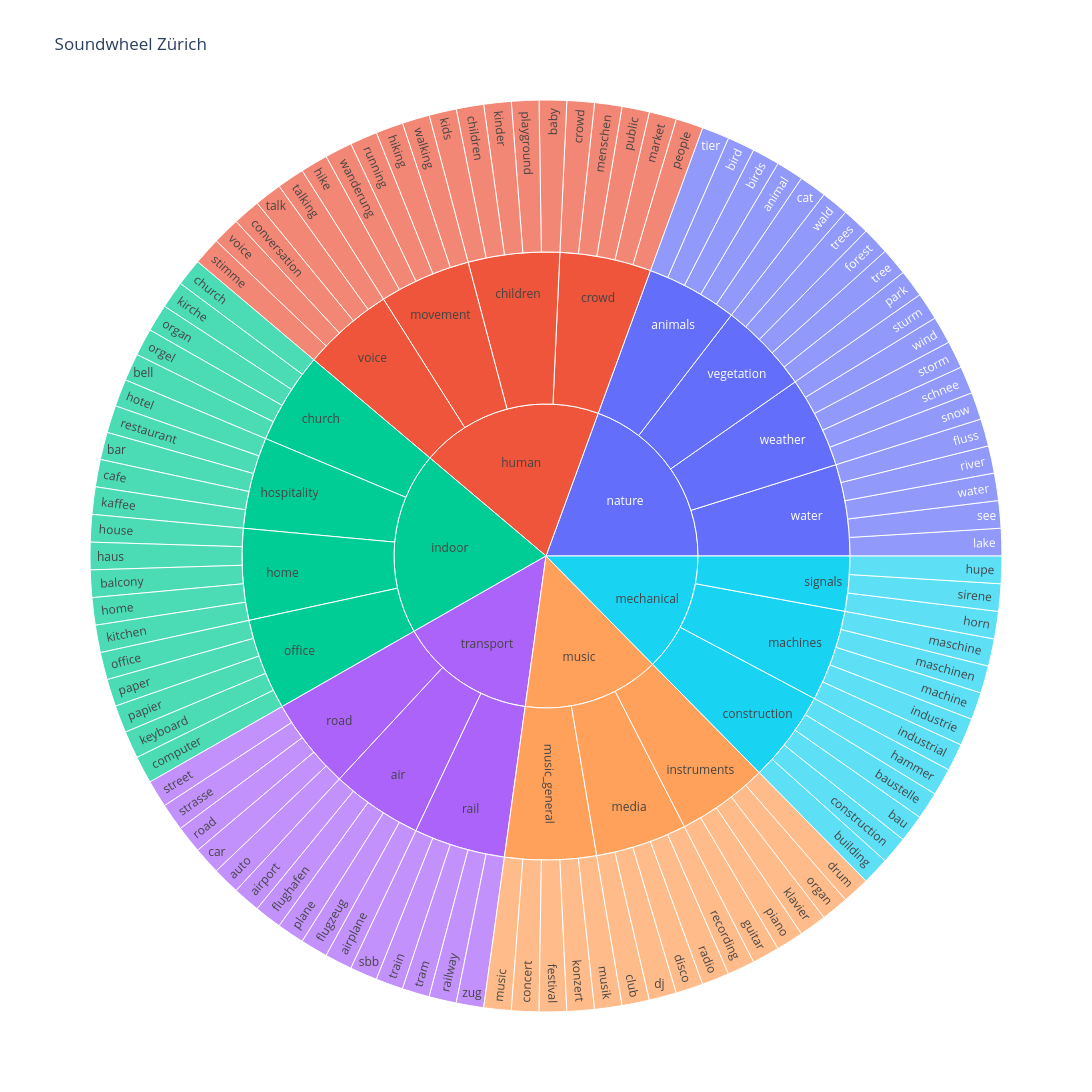

Notebook source saved alongside this figure:
### Markdown cell above
# Chatty Maps - Zurich

This project recreates the Chatty Maps study by Aiello et al. (2016) for the
city of Zurich. The aim is to colour each street by the kind of sound most
often associated with it, using the words people attach to geolocated Flickr
photos as a proxy for the urban soundscape.

The work was done for GEO877 Spatial Algorithms, so the spatial operations are
written from scratch rather than taken from a library. Three algorithms form
the core of the analysis.

1. **Street segmentation** cuts the long street polylines into shorter pieces
   so that each one can carry its own sound profile.
2. **Buffer construction** builds a polygon of a fixed width around every
   segment, defining the area in which a photo counts towards that street. It
   follows the circle-and-sweep idea from the lecture, inspired by Minkowski
   sums.
3. **Ray casting** decides which buffers each photo falls inside, using the
   even-odd rule from the lecture with the special cases for collinear edges
   and shared vertices handled.

Before the spatial work, the photo tags are sorted into a sound taxonomy of six
main categories (transport, mechanical, human, music, nature, indoor), each
split into more specific subcategories. A sound wheel then visualises how often
each category appears, in the same spirit as the original paper.

The analysis draws on two datasets. The Flickr CH collection provides the
photos and their tags for the whole of Switzerland, which we filter down to the
Zurich area. The street network comes from the official Zurich street register,
in the Swiss coordinate system EPSG:2056 (CH1903+ LV95, metres), with the
street name stored in the STN_TEXT field. Since the photos arrive in WGS84
degrees, they are reprojected into EPSG:2056 before any matching so that points
and buffers share one coordinate system.

The final map shows the Zurich street network with every matched segment
coloured by its dominant sound category.

### Code cell
# DATA PREPARATION + SOUND WHEEL
# DATA PREPARATION + SOUND WHEEL
import pandas as pd
import plotly.express as px

flickr_zurich = pd.read_csv("data/Flickr_ZURICH.csv")

zurich_posts = len(flickr_zurich)
print(f"Posts in Zürich-Bounding-Box: {zurich_posts}")



# preparation of the tags
flickr_zurich["tags"] = flickr_zurich["tags"].fillna("")  # replaces missing tags with an empty string

# cleaning the tags
flickr_zurich["tags_list"] = (
    flickr_zurich["tags"]
    .astype(str)                              # turn tags into text
    .str.lower()                              # make everything lowercase
    .str.replace("#", "", regex=False)        # remove hashtags
    .str.split(",")                           # split the tag strings into a list
)

# Based on a look at the data and the paper from Aiello I built the sound dictionary.
# The structure: main category (transport) --> subcategory (road) --> words (car,cars,traffic,street,...)
# Note: "festival" still appears in both human/crowd and music. We can decide on one option for the final wheel.
sound_taxonomy = {
    "transport": {
        "road": [
            "car", "cars", "traffic", "road", "street", "motor", "engine", "auto", "autos", "verkehr", "strasse", "straße", "route"
        ],
        "rail": [
            "train", "railway", "rail", "tracks", "tram", "sbb", "zug", "bahn", "gleis", "tramway"
        ],
        "air": [
            "airplane", "plane", "helicopter", "airport", "flugzeug", "helikopter", "flughafen"
        ]
    },

    "mechanical": {
        "construction": [
            "construction", "building", "drilling", "hammer", "tools", "baustelle", "bau", "bohren", "hammer"
        ],
        "machines": [
            "machine", "machinery", "mechanical", "industrial", "maschine", "maschinen", "industrie"
        ],
        "signals": [
            "alarm", "siren", "horn", "ringing", "sirene", "hupe", "alarm"
        ]
    },

    "human": {
        "voice": [
            "voice", "talk", "talking", "speaking", "conversation", "stimme", "sprechen", "gespräch", "reden"
        ],
        "crowd": [
            "people", "crowd", "public", "market", "menschen", "menge", "publikum", "markt"
        ],
        "children": [
            "kids", "children", "baby", "playground", "kinder", "kind", "baby", "spielplatz"
        ],
        "movement": [
            "walking", "running", "footsteps", "hiking", "hike", "laufen", "gehen", "schritte", "jogging", "wandern", "wanderung"
        ]
    },

    "music": {
        "music_general": [
            "music", "song", "sound", "concert", "festival", "musik", "lied", "konzert", "rave"
        ],
        "instruments": [
            "guitar", "piano", "organ", "trumpet", "drum", "gitarre", "klavier", "orgel", "trompete", "schlagzeug"
        ],
        "media": [
            "radio", "dj", "recording", "club", "aufnahme", "platte", "disco", "disko"
        ]
    },

    "nature": {
        "water": [
            "water", "river", "lake", "rain", "waves", "stream", "wasser", "fluss", "see", "regen", "wellen", "bach"
        ],
        "weather": [
            "storm", "thunder", "snow", "wind", "sturm", "donner", "schnee"
        ],
        "animals": [
            "bird", "birds", "dog", "cat", "animal", "vogel", "vögel", "hund", "katze", "tier", "duck", "ducks", "ente" "enten"
        ],
        "vegetation": [
            "forest", "tree", "trees", "leaves", "park", "wald", "baum", "bäume", "blätter", "blatt"
        ]
    },

    "indoor": {
        "home": [
            "home", "house", "room", "kitchen", "shower", "haus", "wohnung", "zimmer", "küche", "dusche", "balcony", "balkon", 
            "rooftop", "dachterrasse", "terrasse"
        ],
        "office": [
            "office", "computer", "paper", "keyboard", "büro", "papier", "tastatur"
        ],
        "hospitality": ["restaurant", "bar", "cafe", "café", "kaffee", "hotel"
        ],
        "church": ["church", "bell", "organ", "kirche", "glocke", "orgel"
        ]
    }
}


# matching the sound tags to the sound categories from the dictionary
def match_sound_tags(tags, taxonomy):  # receives the tag list of one photo + the taxonomy
    matches = []                       # starts with an empty list
    for tag in tags:
        tag = tag.strip()              # remove extra spaces
        for main_cat, subcats in taxonomy.items():
            for sub_cat, words in subcats.items():
                if tag in words:       # is the tag in one of the sound-word lists?
                    matches.append({
                        "tag": tag,
                        "main_category": main_cat,
                        "sub_category": sub_cat,
                    })
    return matches                     # all sound matches for one photo


flickr_zurich["sound_matches"] = flickr_zurich["tags_list"].apply(
    lambda x: match_sound_tags(x, sound_taxonomy)
)

# build the long-format sound dataframe (one row per matched tag)
sound_match_rows = []
for _, row in flickr_zurich.iterrows():
    for match in row["sound_matches"]:
        sound_match_rows.append(match)

sound_matches = pd.DataFrame(sound_match_rows)
print("Total sound tags:", len(sound_matches))
print(sound_matches.head())

# top words per category
top_words = (
    sound_matches
    .groupby(["main_category", "sub_category", "tag"])
    .size()
    .reset_index(name="count")
    .sort_values("count", ascending=False)
)
print(top_words.head(20))

# sound wheel (sunburst), like in Aiello et al. 2016
import plotly.express as px

top_plot = (
    top_words
    .groupby(["main_category", "sub_category"])
    .head(5)
)
# every tag gets the same weight
top_plot["equal_weight"] = 1
fig = px.sunburst(
    top_plot,
    path=["main_category", "sub_category", "tag"],
    values="equal_weight",
    title="Soundwheel Zürich",
    width=1200,
    height=1200
)

fig.show()

### Figure 1 — Plotly figure (JSON) as saved in the notebook; plotly's stock layout.template omitted (floating-point values rounded to 4 significant figures; data arrays with more than 128 entries replaced by an {"elided": "..."} marker saying what was removed)
{"data": [{"branchvalues": "total", "domain": {"x": [0, 1], "y": [0, 1]}, "hovertemplate": "labels=%{label}<br>equal_weight=%{value}<br>parent=%{parent}<br>id=%{id}<extra></extra>", "ids": {"elided": "130 str values"}, "labels": {"elided": "130 str values"}, "name": "", "parents": {"elided": "130 str values"}, "type": "sunburst", "values": {"elided": "130 float values"}}], "layout": {"height": 1200, "legend": {"tracegroupgap": 0}, "title": {"text": "Soundwheel Zürich"}, "width": 1200}}
